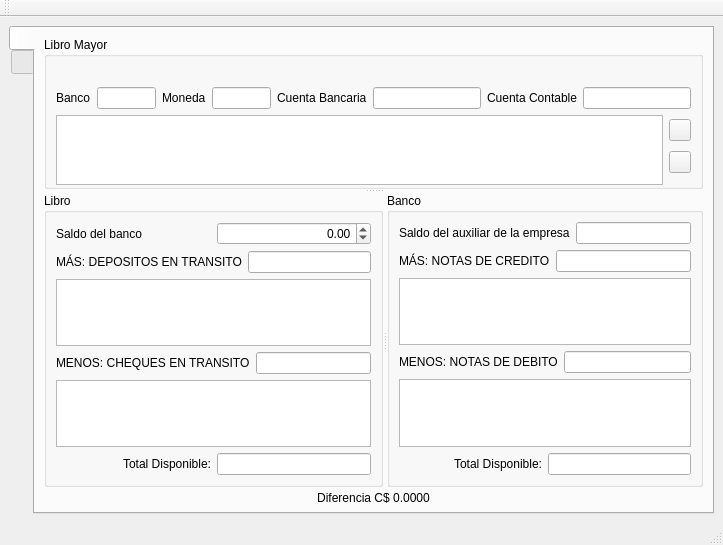
<?xml version="1.0" encoding="UTF-8"?>
<ui version="4.0">
 <class>frmConciliacion</class>
 <widget class="QMainWindow" name="frmConciliacion">
  <property name="geometry">
   <rect>
    <x>0</x>
    <y>0</y>
    <width>723</width>
    <height>545</height>
   </rect>
  </property>
  <property name="minimumSize">
   <size>
    <width>0</width>
    <height>0</height>
   </size>
  </property>
  <property name="windowTitle">
   <string>Conciliacion Bancaria</string>
  </property>
  <widget class="QWidget" name="centralwidget">
   <layout class="QVBoxLayout" name="verticalLayout">
    <item>
     <widget class="QTabWidget" name="tabWidget">
      <property name="minimumSize">
       <size>
        <width>0</width>
        <height>0</height>
       </size>
      </property>
      <property name="tabPosition">
       <enum>QTabWidget::West</enum>
      </property>
      <property name="currentIndex">
       <number>0</number>
      </property>
      <widget class="QWidget" name="tabdetails">
       <attribute name="icon">
        <iconset resource="res.qrc">
         <normaloff>:/icons/res/document-edit.png</normaloff>:/icons/res/document-edit.png</iconset>
       </attribute>
       <attribute name="title">
        <string notr="true"/>
       </attribute>
       <layout class="QVBoxLayout" name="verticalLayout_6">
        <item>
         <widget class="QSplitter" name="splitter_2">
          <property name="orientation">
           <enum>Qt::Vertical</enum>
          </property>
          <widget class="QGroupBox" name="groupBox">
           <property name="sizePolicy">
            <sizepolicy hsizetype="Preferred" vsizetype="MinimumExpanding">
             <horstretch>0</horstretch>
             <verstretch>0</verstretch>
            </sizepolicy>
           </property>
           <property name="minimumSize">
            <size>
             <width>0</width>
             <height>150</height>
            </size>
           </property>
           <property name="title">
            <string>Libro Mayor</string>
           </property>
           <layout class="QVBoxLayout" name="verticalLayout_7">
            <item>
             <widget class="QLabel" name="lblfecha">
              <property name="minimumSize">
               <size>
                <width>0</width>
                <height>15</height>
               </size>
              </property>
              <property name="text">
               <string/>
              </property>
              <property name="alignment">
               <set>Qt::AlignCenter</set>
              </property>
             </widget>
            </item>
            <item>
             <layout class="QGridLayout" name="gridLayout">
              <item row="0" column="0">
               <widget class="QLabel" name="label">
                <property name="text">
                 <string>Banco</string>
                </property>
               </widget>
              </item>
              <item row="0" column="1">
               <widget class="QLineEdit" name="txtbanco">
                <property name="sizePolicy">
                 <sizepolicy hsizetype="Preferred" vsizetype="Fixed">
                  <horstretch>0</horstretch>
                  <verstretch>0</verstretch>
                 </sizepolicy>
                </property>
                <property name="readOnly">
                 <bool>true</bool>
                </property>
               </widget>
              </item>
              <item row="0" column="4">
               <widget class="QLabel" name="label_2">
                <property name="text">
                 <string>Cuenta Bancaria</string>
                </property>
               </widget>
              </item>
              <item row="0" column="5">
               <widget class="QLineEdit" name="txtcuentabanco">
                <property name="sizePolicy">
                 <sizepolicy hsizetype="MinimumExpanding" vsizetype="Fixed">
                  <horstretch>0</horstretch>
                  <verstretch>0</verstretch>
                 </sizepolicy>
                </property>
                <property name="readOnly">
                 <bool>true</bool>
                </property>
               </widget>
              </item>
              <item row="0" column="2">
               <widget class="QLabel" name="label_3">
                <property name="text">
                 <string>Moneda</string>
                </property>
               </widget>
              </item>
              <item row="0" column="3">
               <widget class="QLineEdit" name="txtmoneda">
                <property name="sizePolicy">
                 <sizepolicy hsizetype="Preferred" vsizetype="Fixed">
                  <horstretch>0</horstretch>
                  <verstretch>0</verstretch>
                 </sizepolicy>
                </property>
                <property name="readOnly">
                 <bool>true</bool>
                </property>
               </widget>
              </item>
              <item row="0" column="6">
               <widget class="QLabel" name="label_5">
                <property name="text">
                 <string>Cuenta Contable</string>
                </property>
               </widget>
              </item>
              <item row="0" column="7">
               <widget class="QLineEdit" name="txtcuenta">
                <property name="sizePolicy">
                 <sizepolicy hsizetype="MinimumExpanding" vsizetype="Fixed">
                  <horstretch>0</horstretch>
                  <verstretch>0</verstretch>
                 </sizepolicy>
                </property>
                <property name="readOnly">
                 <bool>true</bool>
                </property>
               </widget>
              </item>
             </layout>
            </item>
            <item>
             <layout class="QHBoxLayout" name="horizontalLayout_11">
              <item>
               <widget class="QTableView" name="tabledetails">
                <property name="sizePolicy">
                 <sizepolicy hsizetype="Expanding" vsizetype="MinimumExpanding">
                  <horstretch>0</horstretch>
                  <verstretch>0</verstretch>
                 </sizepolicy>
                </property>
                <property name="minimumSize">
                 <size>
                  <width>200</width>
                  <height>70</height>
                 </size>
                </property>
                <property name="editTriggers">
                 <set>QAbstractItemView::NoEditTriggers</set>
                </property>
               </widget>
              </item>
              <item>
               <layout class="QVBoxLayout" name="verticalLayout_3">
                <item>
                 <widget class="QPushButton" name="btnAdd">
                  <property name="sizePolicy">
                   <sizepolicy hsizetype="Fixed" vsizetype="Fixed">
                    <horstretch>0</horstretch>
                    <verstretch>0</verstretch>
                   </sizepolicy>
                  </property>
                  <property name="maximumSize">
                   <size>
                    <width>22</width>
                    <height>16777215</height>
                   </size>
                  </property>
                  <property name="toolTip">
                   <string>Agregar notas de crédito o débito</string>
                  </property>
                  <property name="styleSheet">
                   <string notr="true"/>
                  </property>
                  <property name="text">
                   <string/>
                  </property>
                  <property name="icon">
                   <iconset resource="res.qrc">
                    <normaloff>:/icons/res/list-add.png</normaloff>:/icons/res/list-add.png</iconset>
                  </property>
                  <property name="shortcut">
                   <string>Ctrl+A</string>
                  </property>
                 </widget>
                </item>
                <item>
                 <widget class="QPushButton" name="btnRemove">
                  <property name="sizePolicy">
                   <sizepolicy hsizetype="Fixed" vsizetype="Fixed">
                    <horstretch>0</horstretch>
                    <verstretch>0</verstretch>
                   </sizepolicy>
                  </property>
                  <property name="maximumSize">
                   <size>
                    <width>22</width>
                    <height>16777215</height>
                   </size>
                  </property>
                  <property name="styleSheet">
                   <string notr="true"/>
                  </property>
                  <property name="text">
                   <string/>
                  </property>
                  <property name="icon">
                   <iconset resource="res.qrc">
                    <normaloff>:/icons/res/list-remove.png</normaloff>:/icons/res/list-remove.png</iconset>
                  </property>
                 </widget>
                </item>
               </layout>
              </item>
             </layout>
            </item>
            <item>
             <layout class="QHBoxLayout" name="horizontalLayout_4"/>
            </item>
           </layout>
          </widget>
          <widget class="QSplitter" name="splitter">
           <property name="minimumSize">
            <size>
             <width>0</width>
             <height>0</height>
            </size>
           </property>
           <property name="orientation">
            <enum>Qt::Horizontal</enum>
           </property>
           <widget class="QGroupBox" name="groupBox_2">
            <property name="minimumSize">
             <size>
              <width>0</width>
              <height>240</height>
             </size>
            </property>
            <property name="title">
             <string>Libro</string>
            </property>
            <layout class="QVBoxLayout" name="verticalLayout_4">
             <item>
              <layout class="QHBoxLayout" name="horizontalLayout_2">
               <item>
                <widget class="QLabel" name="label_6">
                 <property name="sizePolicy">
                  <sizepolicy hsizetype="MinimumExpanding" vsizetype="Preferred">
                   <horstretch>0</horstretch>
                   <verstretch>0</verstretch>
                  </sizepolicy>
                 </property>
                 <property name="text">
                  <string>Saldo del banco</string>
                 </property>
                </widget>
               </item>
               <item>
                <widget class="QDoubleSpinBox" name="spbsaldobanco">
                 <property name="sizePolicy">
                  <sizepolicy hsizetype="Expanding" vsizetype="Fixed">
                   <horstretch>0</horstretch>
                   <verstretch>0</verstretch>
                  </sizepolicy>
                 </property>
                 <property name="alignment">
                  <set>Qt::AlignRight|Qt::AlignTrailing|Qt::AlignVCenter</set>
                 </property>
                 <property name="minimum">
                  <double>-1000000000.000000000000000</double>
                 </property>
                 <property name="maximum">
                  <double>1000000000.000000000000000</double>
                 </property>
                 <property name="value">
                  <double>0.000000000000000</double>
                 </property>
                </widget>
               </item>
              </layout>
             </item>
             <item>
              <layout class="QHBoxLayout" name="horizontalLayout_5">
               <item>
                <widget class="QLabel" name="lbltotallibro_2">
                 <property name="sizePolicy">
                  <sizepolicy hsizetype="MinimumExpanding" vsizetype="Preferred">
                   <horstretch>0</horstretch>
                   <verstretch>0</verstretch>
                  </sizepolicy>
                 </property>
                 <property name="text">
                  <string>MÁS: DEPOSITOS EN TRANSITO</string>
                 </property>
                 <property name="alignment">
                  <set>Qt::AlignLeading|Qt::AlignLeft|Qt::AlignVCenter</set>
                 </property>
                </widget>
               </item>
               <item>
                <widget class="QLineEdit" name="txtdeposito">
                 <property name="sizePolicy">
                  <sizepolicy hsizetype="Expanding" vsizetype="Fixed">
                   <horstretch>0</horstretch>
                   <verstretch>0</verstretch>
                  </sizepolicy>
                 </property>
                 <property name="alignment">
                  <set>Qt::AlignRight|Qt::AlignTrailing|Qt::AlignVCenter</set>
                 </property>
                 <property name="readOnly">
                  <bool>true</bool>
                 </property>
                </widget>
               </item>
              </layout>
             </item>
             <item>
              <widget class="QTableView" name="tablalibromas">
               <property name="sizePolicy">
                <sizepolicy hsizetype="Expanding" vsizetype="MinimumExpanding">
                 <horstretch>0</horstretch>
                 <verstretch>0</verstretch>
                </sizepolicy>
               </property>
               <property name="minimumSize">
                <size>
                 <width>0</width>
                 <height>50</height>
                </size>
               </property>
               <property name="editTriggers">
                <set>QAbstractItemView::NoEditTriggers</set>
               </property>
              </widget>
             </item>
             <item>
              <layout class="QHBoxLayout" name="horizontalLayout_7">
               <item>
                <widget class="QLabel" name="lbltotallibro_3">
                 <property name="sizePolicy">
                  <sizepolicy hsizetype="MinimumExpanding" vsizetype="Preferred">
                   <horstretch>0</horstretch>
                   <verstretch>0</verstretch>
                  </sizepolicy>
                 </property>
                 <property name="text">
                  <string>MENOS: CHEQUES EN TRANSITO</string>
                 </property>
                 <property name="alignment">
                  <set>Qt::AlignLeading|Qt::AlignLeft|Qt::AlignVCenter</set>
                 </property>
                </widget>
               </item>
               <item>
                <widget class="QLineEdit" name="txtcheque">
                 <property name="sizePolicy">
                  <sizepolicy hsizetype="Expanding" vsizetype="Fixed">
                   <horstretch>0</horstretch>
                   <verstretch>0</verstretch>
                  </sizepolicy>
                 </property>
                 <property name="alignment">
                  <set>Qt::AlignRight|Qt::AlignTrailing|Qt::AlignVCenter</set>
                 </property>
                 <property name="readOnly">
                  <bool>true</bool>
                 </property>
                </widget>
               </item>
              </layout>
             </item>
             <item>
              <widget class="QTableView" name="tablalibromenos">
               <property name="sizePolicy">
                <sizepolicy hsizetype="Expanding" vsizetype="MinimumExpanding">
                 <horstretch>0</horstretch>
                 <verstretch>0</verstretch>
                </sizepolicy>
               </property>
               <property name="minimumSize">
                <size>
                 <width>0</width>
                 <height>50</height>
                </size>
               </property>
               <property name="editTriggers">
                <set>QAbstractItemView::NoEditTriggers</set>
               </property>
              </widget>
             </item>
             <item>
              <layout class="QHBoxLayout" name="horizontalLayout_10">
               <item>
                <widget class="QLabel" name="lbltotallibro">
                 <property name="sizePolicy">
                  <sizepolicy hsizetype="MinimumExpanding" vsizetype="Preferred">
                   <horstretch>0</horstretch>
                   <verstretch>0</verstretch>
                  </sizepolicy>
                 </property>
                 <property name="minimumSize">
                  <size>
                   <width>0</width>
                   <height>8</height>
                  </size>
                 </property>
                 <property name="text">
                  <string>Total Disponible:</string>
                 </property>
                 <property name="alignment">
                  <set>Qt::AlignRight|Qt::AlignTrailing|Qt::AlignVCenter</set>
                 </property>
                </widget>
               </item>
               <item>
                <widget class="QLineEdit" name="txttotallibro">
                 <property name="sizePolicy">
                  <sizepolicy hsizetype="Expanding" vsizetype="Fixed">
                   <horstretch>0</horstretch>
                   <verstretch>0</verstretch>
                  </sizepolicy>
                 </property>
                 <property name="alignment">
                  <set>Qt::AlignRight|Qt::AlignTrailing|Qt::AlignVCenter</set>
                 </property>
                 <property name="readOnly">
                  <bool>true</bool>
                 </property>
                </widget>
               </item>
              </layout>
             </item>
            </layout>
           </widget>
           <widget class="QGroupBox" name="groupBox_3">
            <property name="minimumSize">
             <size>
              <width>0</width>
              <height>240</height>
             </size>
            </property>
            <property name="title">
             <string>Banco</string>
            </property>
            <layout class="QVBoxLayout" name="verticalLayout_5">
             <item>
              <layout class="QHBoxLayout" name="horizontalLayout_3">
               <item>
                <widget class="QLabel" name="label_7">
                 <property name="sizePolicy">
                  <sizepolicy hsizetype="MinimumExpanding" vsizetype="Preferred">
                   <horstretch>0</horstretch>
                   <verstretch>0</verstretch>
                  </sizepolicy>
                 </property>
                 <property name="text">
                  <string>Saldo del auxiliar de la empresa</string>
                 </property>
                </widget>
               </item>
               <item>
                <widget class="QLineEdit" name="txtsaldolibro">
                 <property name="sizePolicy">
                  <sizepolicy hsizetype="Expanding" vsizetype="Fixed">
                   <horstretch>0</horstretch>
                   <verstretch>0</verstretch>
                  </sizepolicy>
                 </property>
                 <property name="alignment">
                  <set>Qt::AlignRight|Qt::AlignTrailing|Qt::AlignVCenter</set>
                 </property>
                 <property name="readOnly">
                  <bool>true</bool>
                 </property>
                </widget>
               </item>
              </layout>
             </item>
             <item>
              <layout class="QHBoxLayout" name="horizontalLayout_6">
               <item>
                <widget class="QLabel" name="lbltotallibro_4">
                 <property name="sizePolicy">
                  <sizepolicy hsizetype="MinimumExpanding" vsizetype="Preferred">
                   <horstretch>0</horstretch>
                   <verstretch>0</verstretch>
                  </sizepolicy>
                 </property>
                 <property name="minimumSize">
                  <size>
                   <width>0</width>
                   <height>8</height>
                  </size>
                 </property>
                 <property name="text">
                  <string>MÁS: NOTAS DE CREDITO</string>
                 </property>
                 <property name="alignment">
                  <set>Qt::AlignLeading|Qt::AlignLeft|Qt::AlignVCenter</set>
                 </property>
                </widget>
               </item>
               <item>
                <widget class="QLineEdit" name="txtnotacredito">
                 <property name="sizePolicy">
                  <sizepolicy hsizetype="Expanding" vsizetype="Fixed">
                   <horstretch>0</horstretch>
                   <verstretch>0</verstretch>
                  </sizepolicy>
                 </property>
                 <property name="minimumSize">
                  <size>
                   <width>0</width>
                   <height>0</height>
                  </size>
                 </property>
                 <property name="alignment">
                  <set>Qt::AlignRight|Qt::AlignTrailing|Qt::AlignVCenter</set>
                 </property>
                 <property name="readOnly">
                  <bool>true</bool>
                 </property>
                </widget>
               </item>
              </layout>
             </item>
             <item>
              <widget class="QTableView" name="tablabancomas">
               <property name="sizePolicy">
                <sizepolicy hsizetype="Expanding" vsizetype="MinimumExpanding">
                 <horstretch>0</horstretch>
                 <verstretch>0</verstretch>
                </sizepolicy>
               </property>
               <property name="minimumSize">
                <size>
                 <width>0</width>
                 <height>50</height>
                </size>
               </property>
               <property name="editTriggers">
                <set>QAbstractItemView::NoEditTriggers</set>
               </property>
              </widget>
             </item>
             <item>
              <layout class="QHBoxLayout" name="horizontalLayout_8">
               <item>
                <widget class="QLabel" name="lbltotallibro_5">
                 <property name="sizePolicy">
                  <sizepolicy hsizetype="MinimumExpanding" vsizetype="Preferred">
                   <horstretch>0</horstretch>
                   <verstretch>0</verstretch>
                  </sizepolicy>
                 </property>
                 <property name="text">
                  <string>MENOS: NOTAS DE DEBITO</string>
                 </property>
                 <property name="alignment">
                  <set>Qt::AlignLeading|Qt::AlignLeft|Qt::AlignVCenter</set>
                 </property>
                </widget>
               </item>
               <item>
                <widget class="QLineEdit" name="txtnotadebito">
                 <property name="sizePolicy">
                  <sizepolicy hsizetype="Expanding" vsizetype="Fixed">
                   <horstretch>0</horstretch>
                   <verstretch>0</verstretch>
                  </sizepolicy>
                 </property>
                 <property name="alignment">
                  <set>Qt::AlignRight|Qt::AlignTrailing|Qt::AlignVCenter</set>
                 </property>
                 <property name="readOnly">
                  <bool>true</bool>
                 </property>
                </widget>
               </item>
              </layout>
             </item>
             <item>
              <widget class="QTableView" name="tablabancomenos">
               <property name="sizePolicy">
                <sizepolicy hsizetype="Expanding" vsizetype="MinimumExpanding">
                 <horstretch>0</horstretch>
                 <verstretch>0</verstretch>
                </sizepolicy>
               </property>
               <property name="minimumSize">
                <size>
                 <width>0</width>
                 <height>50</height>
                </size>
               </property>
               <property name="editTriggers">
                <set>QAbstractItemView::NoEditTriggers</set>
               </property>
              </widget>
             </item>
             <item>
              <layout class="QHBoxLayout" name="horizontalLayout_9">
               <item>
                <widget class="QLabel" name="lbltotalbanco">
                 <property name="sizePolicy">
                  <sizepolicy hsizetype="MinimumExpanding" vsizetype="Preferred">
                   <horstretch>0</horstretch>
                   <verstretch>0</verstretch>
                  </sizepolicy>
                 </property>
                 <property name="minimumSize">
                  <size>
                   <width>0</width>
                   <height>8</height>
                  </size>
                 </property>
                 <property name="text">
                  <string>Total Disponible:</string>
                 </property>
                 <property name="alignment">
                  <set>Qt::AlignRight|Qt::AlignTrailing|Qt::AlignVCenter</set>
                 </property>
                </widget>
               </item>
               <item>
                <widget class="QLineEdit" name="txttotalbanco">
                 <property name="sizePolicy">
                  <sizepolicy hsizetype="Expanding" vsizetype="Fixed">
                   <horstretch>0</horstretch>
                   <verstretch>0</verstretch>
                  </sizepolicy>
                 </property>
                 <property name="alignment">
                  <set>Qt::AlignRight|Qt::AlignTrailing|Qt::AlignVCenter</set>
                 </property>
                 <property name="readOnly">
                  <bool>true</bool>
                 </property>
                </widget>
               </item>
              </layout>
             </item>
            </layout>
           </widget>
          </widget>
         </widget>
        </item>
        <item>
         <widget class="QLabel" name="lbldiferencia">
          <property name="sizePolicy">
           <sizepolicy hsizetype="Preferred" vsizetype="Preferred">
            <horstretch>0</horstretch>
            <verstretch>0</verstretch>
           </sizepolicy>
          </property>
          <property name="minimumSize">
           <size>
            <width>0</width>
            <height>10</height>
           </size>
          </property>
          <property name="text">
           <string>Diferencia C$ 0.0000</string>
          </property>
          <property name="alignment">
           <set>Qt::AlignCenter</set>
          </property>
         </widget>
        </item>
       </layout>
      </widget>
      <widget class="QWidget" name="tabnavigation">
       <attribute name="icon">
        <iconset resource="res.qrc">
         <normaloff>:/icons/res/table.png</normaloff>:/icons/res/table.png</iconset>
       </attribute>
       <attribute name="title">
        <string notr="true"/>
       </attribute>
       <layout class="QVBoxLayout" name="verticalLayout_2">
        <item>
         <widget class="QTableView" name="tablenavigation">
          <property name="alternatingRowColors">
           <bool>true</bool>
          </property>
          <property name="selectionMode">
           <enum>QAbstractItemView::SingleSelection</enum>
          </property>
          <property name="selectionBehavior">
           <enum>QAbstractItemView::SelectRows</enum>
          </property>
          <attribute name="horizontalHeaderStretchLastSection">
           <bool>true</bool>
          </attribute>
          <attribute name="verticalHeaderVisible">
           <bool>false</bool>
          </attribute>
          <attribute name="verticalHeaderVisible">
           <bool>false</bool>
          </attribute>
          <attribute name="horizontalHeaderStretchLastSection">
           <bool>true</bool>
          </attribute>
         </widget>
        </item>
        <item>
         <layout class="QHBoxLayout" name="horizontalLayout">
          <item>
           <widget class="QLabel" name="label_4">
            <property name="text">
             <string>&amp;Buscar</string>
            </property>
            <property name="buddy">
             <cstring>txtSearch</cstring>
            </property>
           </widget>
          </item>
          <item>
           <widget class="QLineEdit" name="txtSearch"/>
          </item>
         </layout>
        </item>
       </layout>
      </widget>
     </widget>
    </item>
   </layout>
  </widget>
  <widget class="QStatusBar" name="statusbar"/>
  <widget class="QToolBar" name="toolBar">
   <property name="windowTitle">
    <string>toolBar</string>
   </property>
   <attribute name="toolBarArea">
    <enum>TopToolBarArea</enum>
   </attribute>
   <attribute name="toolBarBreak">
    <bool>false</bool>
   </attribute>
  </widget>
 </widget>
 <tabstops>
  <tabstop>tablenavigation</tabstop>
  <tabstop>txtSearch</tabstop>
 </tabstops>
 <resources>
  <include location="res.qrc"/>
 </resources>
 <connections/>
</ui>
